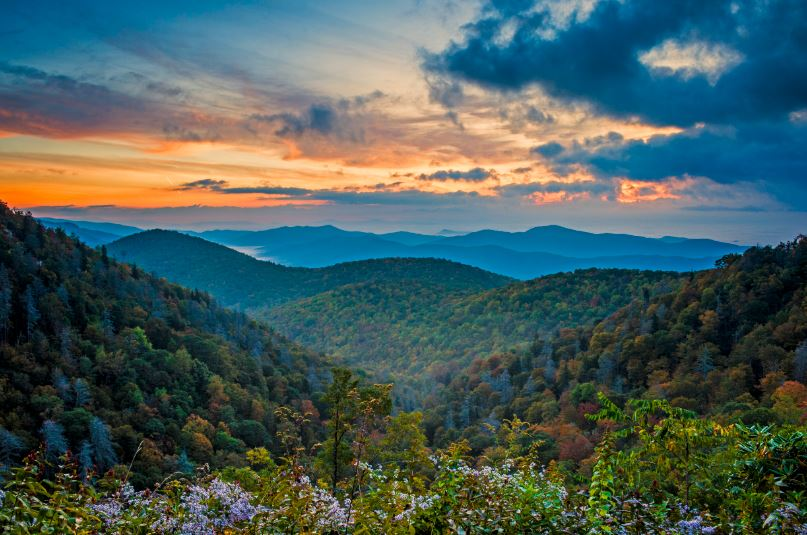
#> input picture images/nature.jpg, 807 x 535 px, found by its file name
$ python cv2test3.py
#> lines starting #> are read from the running program, lines starting #| are printed output that depends on the picture
import numpy as np
import cv2
from matplotlib import pyplot as plt

img = cv2.imread('nature.jpg',0)
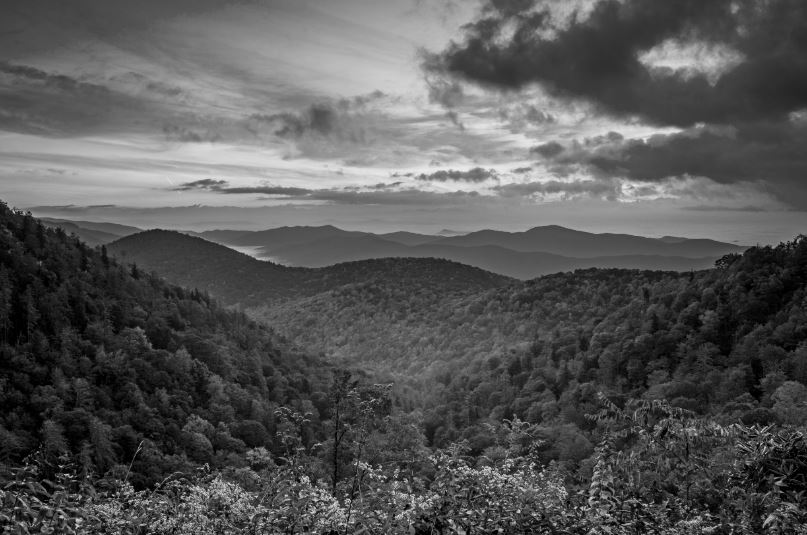
#> img: shape (535, 807); min 0, max 245, mean 86.8
noise = img.copy()
cv2.imshow('image',img)
cv2.randn(noise,(0),(30))
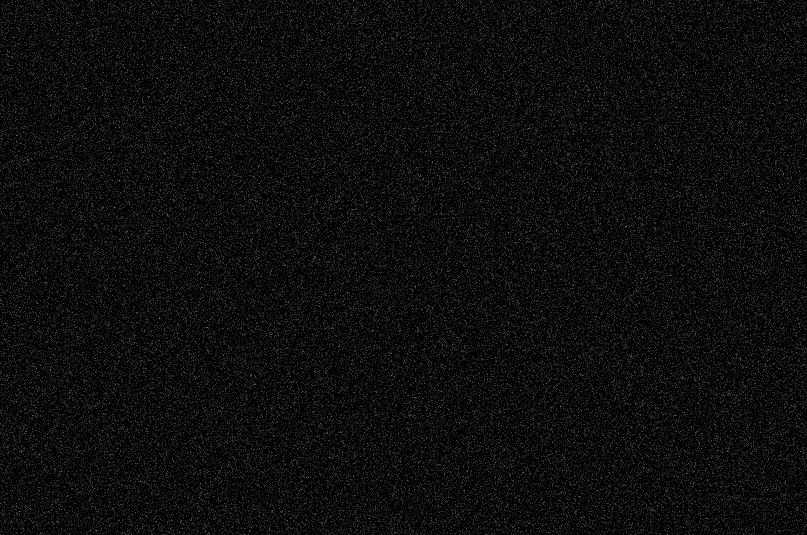
#> noise: shape (535, 807); min 0, max 140, mean 12
noise_img = img + noise;
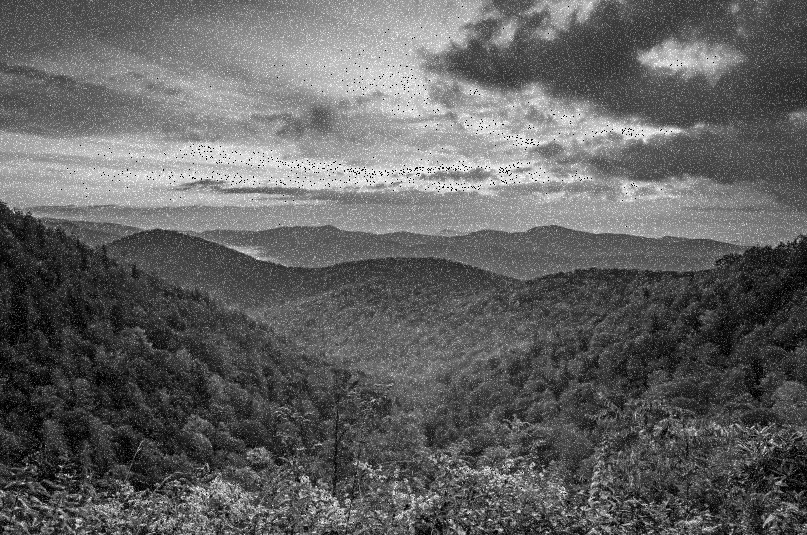
#> noise_img: shape (535, 807); min 0, max 255, mean 98.2
cv2.imshow('Noise-Image',noise_img)

median = cv2.medianBlur(noise_img,5)
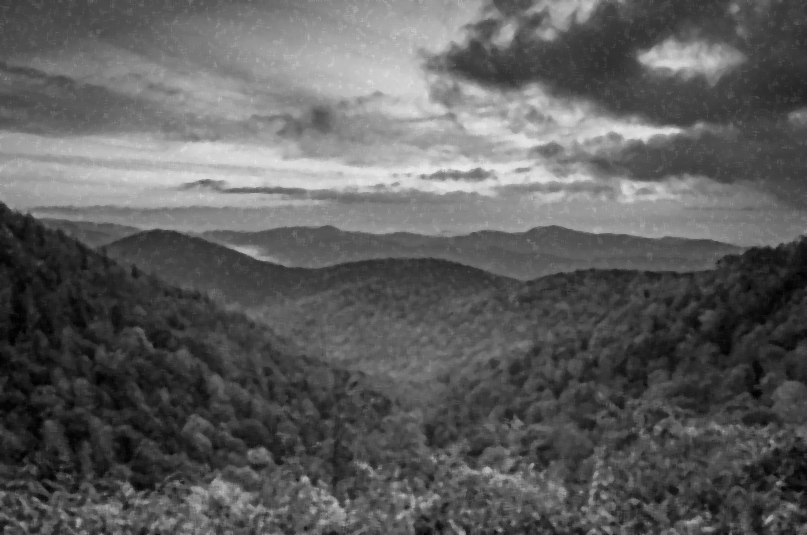
#> median: shape (535, 807); min 1, max 235, mean 93.5
cv2.imshow('De-Noised',median)
cv2.waitKey(0)
cv2.destroyAllWindows()
